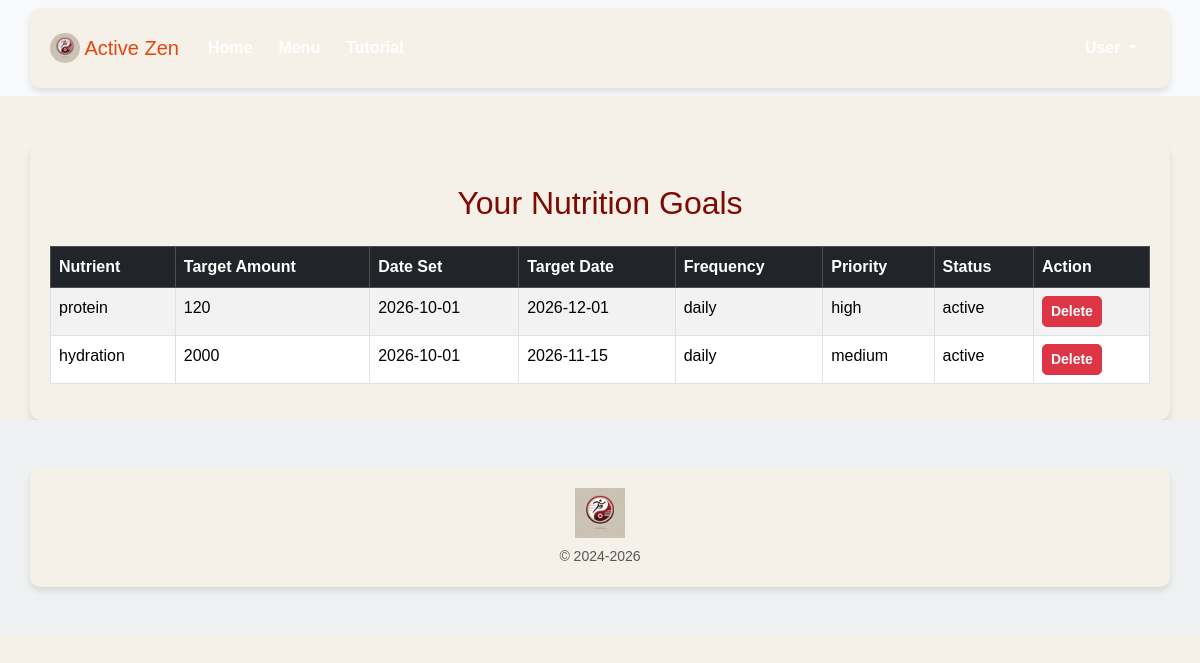
The app's page /Activezen-main/allnutritiongoals.php (signed in) with its own data.
### tables this page shows
CREATE TABLE `nutritiongoals` (
  `nutrition_goal_id` INT AUTO_INCREMENT PRIMARY KEY,
  `User_id`           INT NOT NULL,
  `Nutrient`          VARCHAR(30) NOT NULL,      
  `Target_amount`     INT NOT NULL,
  `Date_set`          DATE NOT NULL,
  `Target_date`       DATE NULL,
  `Frequency`         VARCHAR(10) NULL,
  `Priority`          VARCHAR(10) NULL,
  `Status`            VARCHAR(10) NOT NULL,
  CONSTRAINT `fk_nutritiongoals_user` FOREIGN KEY (`User_id`) REFERENCES `user`(`User_id`) ON DELETE CASCADE
);

### Activezen-main/allnutritiongoals.php (the view, shortened to what this page needs)
<?php
include "layout/header.php";
$user_id = $_SESSION["User_id"];
$conn = getDatabaseConnection();
$query = "SELECT nutrition_goal_id, Nutrient, Target_amount, Date_set, Target_date, Frequency, Priority, Status
          FROM nutritiongoals WHERE User_id = ?";
$stmt = $conn->prepare($query);
$stmt->bind_param("i", $user_id);
$stmt->execute();
$result = $stmt->get_result();
$goals = $result->fetch_all(MYSQLI_ASSOC);
?>
<div class="container mt-5">
    <h2 class="text-center" style="color: #7C0A02;">Your Nutrition Goals</h2>
    <?php if (count($goals) > 0): ?>
        <div class="table-responsive mt-4">
            <table class="table table-bordered table-striped">
                <thead class="table-dark">
                    <tr>
                        <th>Nutrient</th>
                        <th>Target Amount</th>
                        <th>Date Set</th>
                        <th>Target Date</th>
                        <th>Frequency</th>
                        <th>Priority</th>
                        <th>Status</th>
                        <th>Action</th>
                    </tr>
                </thead>
                <tbody>
                    <?php foreach ($goals as $goal): ?>
                        <tr>
                            <td><?php echo htmlspecialchars($goal["Nutrient"]); ?></td>
                            <td><?php echo htmlspecialchars($goal["Target_amount"]); ?></td>
                            <td><?php echo htmlspecialchars($goal["Date_set"]); ?></td>
                            <td><?php echo htmlspecialchars($goal["Target_date"]); ?></td>
                            <td><?php echo htmlspecialchars($goal["Frequency"]); ?></td>
                            <td><?php echo htmlspecialchars($goal["Priority"]); ?></td>
                            <td><?php echo htmlspecialchars($goal["Status"]); ?></td>
                            <td>
                                <form method="POST" action="" onsubmit="return confirm('Are you sure you want to delete this goal?');">
                                    <button type="submit" class="btn btn-danger btn-sm">Delete</button>
                                </form>
                            </td>
                        </tr>
                    <?php endforeach; ?>
                </tbody>
            </table>
        </div>
    <?php else: ?>
        <p class="text-center mt-4">No nutrition goals found. <a href="nutrition_goals.php" class="text-primary">Set a new goal</a>.</p>
    <?php endif; ?>
</div>
<?php include "layout/footer.php"; ?>

### Activezen-main/styles.css (style rules this page uses)
body { font-family: 'Arial', sans-serif; margin: 0; padding: 0; background-color: #f5f0e8; color: #4a1e21; }
h1, h2, h3 { color: #4a1e21; text-align: center; }
.btn { font-weight: bold; border-radius: 5px; }
.container { padding: 20px; background-color: #f5f0e8; border-radius: 10px; box-shadow: 0px 4px 6px rgba(0, 0, 0, 0.1); }
h1, h2, h3 { margin-top: 20px; }

### records on screen
nutritiongoals: Nutrient "protein", Target_amount "120", Date_set "2026-10-01", Target_date "2026-12-01", Frequency "daily", Priority "high", Status "active"
nutritiongoals: Nutrient "hydration", Target_amount "2000", Date_set "2026-10-01", Target_date "2026-11-15", Frequency "daily", Priority "medium", Status "active"
